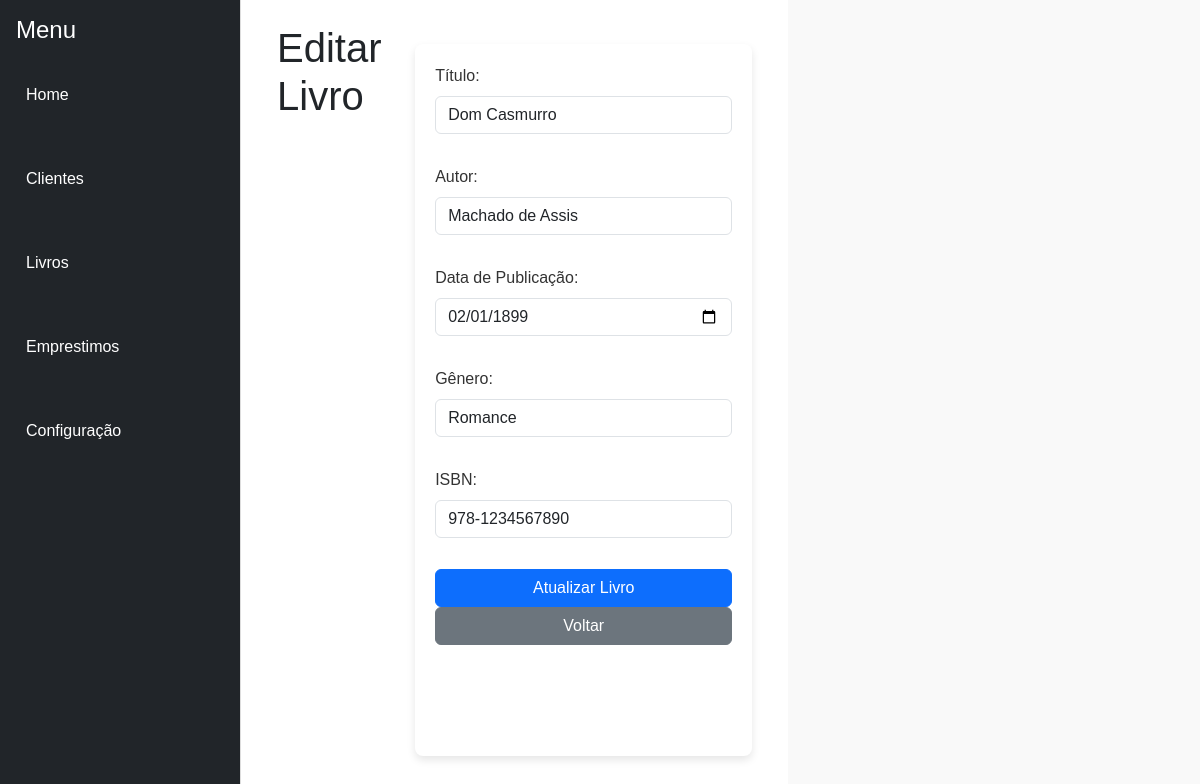
Page /editar_livro/1 on the committed database.
### models.py (models this page shows, shortened)
class Livro(db.Model):
    __tablename__ = 'livros'
    id = db.Column(db.Integer, primary_key=True)
    titulo = db.Column(db.String(200), nullable=False)
    autor = db.Column(db.String(100), nullable=False)
    data_publicacao = db.Column(db.Date, nullable=False)
    genero = db.Column(db.String(50), nullable=False)
    isbn = db.Column(db.String(20), unique=True, nullable=False)
    emprestimos = relationship('Emprestimo', back_populates='livros')

### app.py (the view, shortened to what this page needs)
@app.route('/editar_livro/<int:id>', methods=['GET', 'POST'])
def editar_livro(id):
    livro = Livro.query.get_or_404(id)
    return render_template('editar_livro.html', livro=livro)  # Retorna o template de edição

### templates/editar_livro.html
{% extends "index.html" %}
{% block content %}
    <div class="container">
        <h1>Editar Livro</h1>
        <form method="POST" action="{{ url_for('editar_livro', id=livro.id) }}">
            <div class="mb-3">
                <label for="titulo" class="form-label">Título:</label>
                <input type="text" class="form-control" id="titulo" name="titulo" value="{{ livro.titulo }}" required>
            </div>
            <div class="mb-3">
                <label for="autor" class="form-label">Autor:</label>
                <input type="text" class="form-control" id="autor" name="autor" value="{{ livro.autor }}" required>
            </div>
            <div class="mb-3">
                <label for="data_publicacao" class="form-label">Data de Publicação:</label>
                <input type="date" class="form-control" id="data_publicacao" name="data_publicacao" value="{{ livro.data_publicacao }}" required>
            </div>
            <div class="mb-3">
                <label for="genero" class="form-label">Gênero:</label>
                <input type="text" class="form-control" id="genero" name="genero" value="{{ livro.genero }}" required>
            </div>
            <div class="mb-3">
                <label for="isbn" class="form-label">ISBN:</label>
                <input type="text" class="form-control" id="isbn" name="isbn" value="{{ livro.isbn }}" required>
            </div>
            <button type="submit" class="btn btn-primary">Atualizar Livro</button>
            <a href="{{ url_for('livros') }}" class="btn btn-secondary">Voltar</a>
        </form>
    </div>
{% endblock %}

### static/index.css (style rules this page uses)
* { margin: 0; padding: 0; box-sizing: border-box; }
body { font-family: Arial, sans-serif; background-color: #f9f9f9; display: flex; height: 100vh; }
.container { display: flex; width: 100%; height: 100%; }
form { margin: 20px 0; display: flex; flex-direction: column; width: 100%; max-width: 600px; background-color: #fff; padding: 20px; border-radius: 8px; box-shadow: 0 4px 8px rgba(0, 0, 0, 0.1); }
form label { margin-bottom: 5px; color: #333; }
form input, form select { margin-bottom: 15px; padding: 10px; font-size: 14px; border: 1px solid #ddd; border-radius: 4px; width: 100%; }
form button { padding: 10px; background-color: #333; color: #fff; border: none; border-radius: 4px; font-size: 16px; cursor: pointer; }

### rows in the picture
Livro: titulo "Dom Casmurro", autor "Machado de Assis", data_publicacao "02/01/1899", genero "Romance", isbn "978-1234567890"
